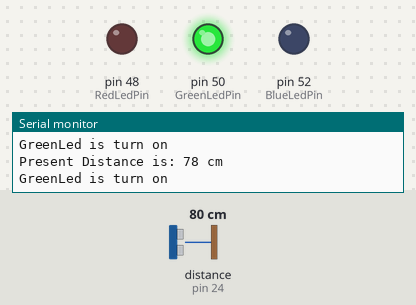
Recording of a sketch running on a simulated Arduino Mega 2560, built with avr-gcc and run on an emulated ATmega2560. On the bench: output pins drawn as LEDs (lit = HIGH), the last lines printed to the serial monitor. Wiring (inferred from the names in the program): ultrasonic range finder: trigger pin 22; echo pin 24. Inputs (shaded band) come from the test bench; at power-on: distance to the obstacle (sensor on pin 24) 80 cm. The echo pulse lasts 58.3 µs per cm; pins used as bus, display or sensor lines are not drawn.

Above: at 1.6 s.
1.7 s: distance to the obstacle (sensor on pin 24) set to 87 cm
At 3.0 s:
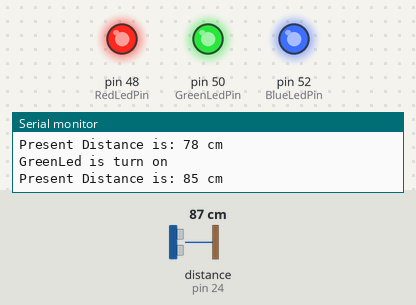
5.4 s: distance to the obstacle (sensor on pin 24) set to 2 cm
At 6.2 s:
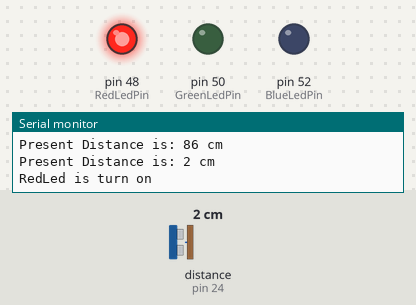
9.1 s: distance to the obstacle (sensor on pin 24) set to 28 cm
12.6 s: distance to the obstacle (sensor on pin 24) set to 34 cm
At 13.5 s:
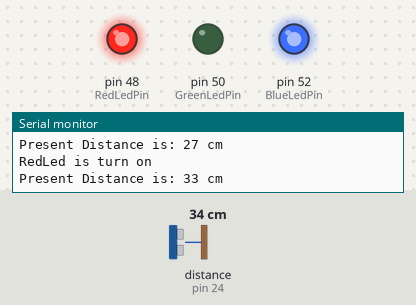
16.3 s: distance to the obstacle (sensor on pin 24) set to 4 cm
At 17.5 s:
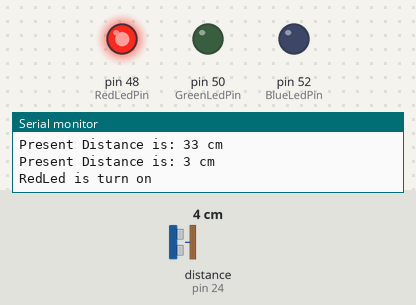
20.0 s: distance to the obstacle (sensor on pin 24) set to 35 cm
At 20.7 s:
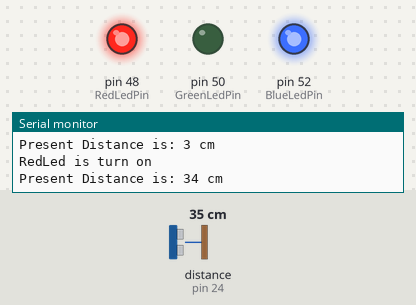
Timing chart, 0 to 23.0 s (numbered marks = the images above; inputs shaded):
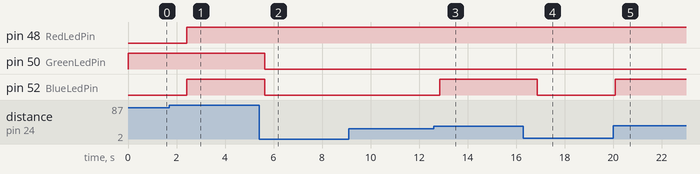

The sketch:

US-015.ino
```cpp
/*
* Arduino Mega 2560 v3e
* US-015超声波测距模块 + 3色LED灯珠; 用于距离近就亮红灯, 距离中就亮绿灯, 距离远就亮蓝灯
* Len_mm = (Time_Echo_us * 0.34mm/us / 100) / 2
* Len_cm = (Time_Echo_us * 0.34mm/us / 1000) / 2
*/

const int EchoPin = 24;           // connect Pin 2(Arduino digital io) to Echo at US-015
const int TrigPin = 22;           // connect Pin 3(Arduino digital io) to Trig at US-015
unsigned long Time_Echo_us = 0;
unsigned long Len_cm  = 0;

const int RedLedPin = 48;
const int GreenLedPin = 50;
const int BlueLedPin = 52;

void setup()
{  //Initialize
    Serial.begin(9600);                        //Serial: output result to Serial monitor
    pinMode(EchoPin, INPUT);                    //Set EchoPin as input, to receive measure result from US-015
    pinMode(TrigPin, OUTPUT);                   //Set TrigPin as output, used to send high pusle to trig measurement (>10us)

    pinMode(RedLedPin, OUTPUT);
    pinMode(GreenLedPin, OUTPUT);
    pinMode(BlueLedPin, OUTPUT);
}

void loop()
{
    digitalWrite(TrigPin, HIGH);              //begin to send a high pulse, then US-015 begin to measure the distance
    delayMicroseconds(20);                    //set this high pulse width as 20us (>10us)
    digitalWrite(TrigPin, LOW);               //end this high pulse

    digitalWrite(RedLedPin, LOW);
    digitalWrite(GreenLedPin, LOW);

    Time_Echo_us = pulseIn(EchoPin, HIGH);               // calculate the pulse width at EchoPin,
    if((Time_Echo_us < 60000) && (Time_Echo_us > 1))     // a valid pulse width should be between (1, 60000).
      {
        Len_cm = (Time_Echo_us*34/1000)/2;      // calculate the distance by pulse width, Len_mm = (Time_Echo_us * 0.34mm/us) / 2 (mm)
        Serial.print("Present Distance is: ");  // output result to Serial monitor
        Serial.print(Len_cm, DEC);            // output result to Serial monitor
        Serial.println(" cm");                 // output result to Serial monitor
      }
    if((Len_cm <= 30) && (Len_cm > 0))
      {
        digitalWrite(GreenLedPin,LOW);
        digitalWrite(BlueLedPin,LOW);
        digitalWrite(RedLedPin,HIGH);
        Serial.println("RedLed is turn on");
        }
    else if ((Len_cm > 30) && (Len_cm <=50))
      {
        digitalWrite(GreenLedPin,LOW);
        digitalWrite(BlueLedPin,HIGH);
        digitalWrite(RedLedPin,HIGH);
        }
    else if ((Len_cm > 50) && (Len_cm <= 80))
      {
        digitalWrite(RedLedPin,LOW);
        digitalWrite(BlueLedPin,LOW);
        digitalWrite(GreenLedPin,HIGH);
        Serial.println("GreenLed is turn on");
        }
     else if ((Len_cm > 80) && (Len_cm <=100))
      {
        digitalWrite(GreenLedPin,HIGH);
        digitalWrite(BlueLedPin,HIGH);
        digitalWrite(RedLedPin,HIGH);
        }
     else if ((Len_cm > 100) && (Len_cm <= 120))
      {
        digitalWrite(RedLedPin,LOW);
        digitalWrite(GreenLedPin,LOW);
        digitalWrite(BlueLedPin,HIGH);
        Serial.println("BlueLed is turn on");
        }
      else if (Len_cm > 120)
        {
          digitalWrite(RedLedPin,HIGH);
          digitalWrite(GreenLedPin,HIGH);
          digitalWrite(BlueLedPin,HIGH);
          }
     else
       {
        digitalWrite(RedLedPin,LOW);
        digitalWrite(GreenLedPin,LOW);
        digitalWrite(BlueLedPin,LOW);
        }
     delay(800);          // take a measurement every second
     Len_cm = 0;          // 检测完清零,防止未检测时长亮
}
```

Measured:
- the behaviour switches between 82 and 83 cm on distance to the obstacle (sensor on pin 24) (found by bisection; images 0 and 1)
- the behaviour switches between 31 and 32 cm on distance to the obstacle (sensor on pin 24) (found by bisection; images 2 and 3)
- after the input at 1.7 s, pin 48 (RedLedPin), pin 52 (BlueLedPin): LOW → HIGH after 0.72 s
- after the input at 5.4 s, pin 50 (GreenLedPin), pin 52 (BlueLedPin): HIGH → LOW after 0.24 s
- after the input at 12.6 s, pin 52 (BlueLedPin): LOW → HIGH after 0.26 s
- after the input at 16.3 s, pin 52 (BlueLedPin): HIGH → LOW after 0.57 s
- after the input at 20.0 s, pin 52 (BlueLedPin): LOW → HIGH after 0.08 s
